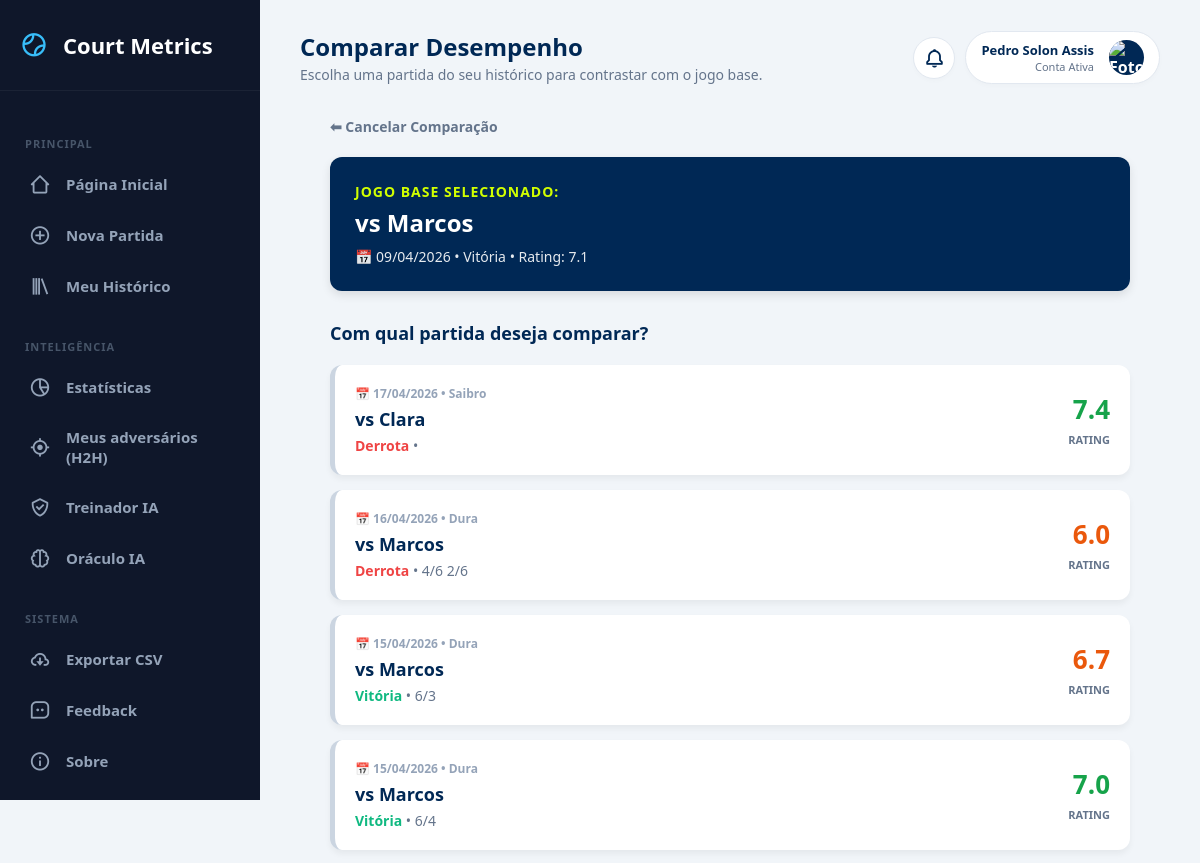
Page /select_compare/1 (signed in, upper part) on the earlier database version.
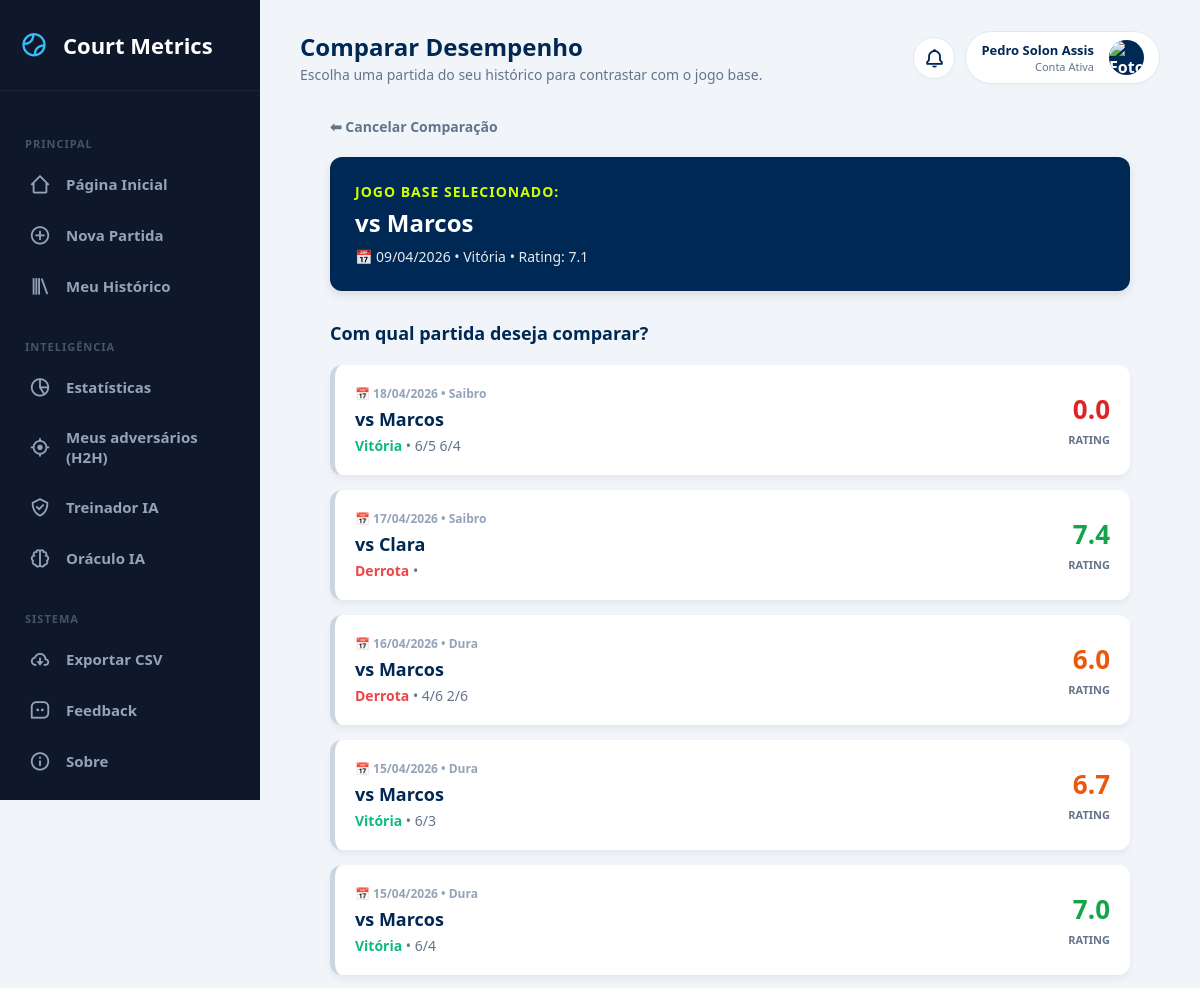
Same page on the later database version.
### tables this page shows
CREATE TABLE matches (
        id INTEGER PRIMARY KEY AUTOINCREMENT,
        opponent TEXT,
        categoria TEXT,
        match_type TEXT, 
        surface TEXT,
        result TEXT,
        score TEXT,
        match_format TEXT,
        partner TEXT,
        opp_partner TEXT,
        forehand INTEGER,
        backhand INTEGER,
        serve INTEGER,
        first_serve INTEGER,
        second_serve INTEGER,
        double_faults INTEGER,
        return_serve INTEGER,
        slice INTEGER,
        volley INTEGER,
        smash INTEGER,
        dropshot INTEGER,
        footwork INTEGER,
        strategy INTEGER,
        winners INTEGER,
        unforced_errors INTEGER,
        performance_rating REAL,
        notes TEXT,
        match_date TEXT /* NOVA COLUNA: ÍNDICE 27 */
    , game_format TEXT DEFAULT 'Padrão', user_id INTEGER, mental_focus INTEGER DEFAULT 0, mental_resilience INTEGER DEFAULT 0, mental_confidence INTEGER DEFAULT 0, mental_pressure INTEGER DEFAULT 0, clutch_bp_saved INTEGER DEFAULT 0, clutch_bp_won INTEGER DEFAULT 0, momentum_lost_streak INTEGER DEFAULT 0, mental_tags TEXT DEFAULT "");

### app.py (the view)
@app.route("/select_compare/<int:id>")
@login_required
def select_compare(id):
    conn = sqlite3.connect("database.db")
    c = conn.cursor()
    c.execute("SELECT * FROM matches WHERE id = ? AND user_id = ?", (id, session["user_id"]))
    base_match = c.fetchone()
    c.execute("SELECT * FROM matches WHERE id != ? AND user_id = ? ORDER BY match_date DESC", (id, session["user_id"]))
    other_matches = c.fetchall()
    conn.close()
    if base_match:
        return render_template("select_compare.html", base_match=base_match, matches=other_matches)
    return redirect("/")

### app.py (called while the page is built)
def login_required(f):
    @wraps(f)
    def decorated_function(*args, **kwargs):
        if "user_id" not in session:
            return redirect("/login")
        return f(*args, **kwargs)
    return decorated_function

@app.context_processor
def inject_notifications():
    if "user_id" not in session:
        return dict(notifications=[])
    conn = sqlite3.connect("database.db")
    conn.row_factory = sqlite3.Row
    c = conn.cursor()
    c.execute("SELECT * FROM notifications WHERE user_id = ? AND is_read = 0 ORDER BY created_at DESC", (session["user_id"],))
    notifs = c.fetchall()
    conn.close()
    return dict(notifications=notifs)

### templates/select_compare.html (shortened to what this page needs)
{% extends 'base.html' %}
{% block page_title %}Comparar Desempenho{% endblock %}
{% block page_subtitle %}Escolha uma partida do seu histórico para contrastar com o jogo base.{% endblock %}
{% block content %}
<div class="container" style="max-width: 800px; margin: 0 auto; padding-bottom: 50px;">
    <div style="margin-bottom: 20px;">
        <a href="/match/{{ base_match[0] }}" style="color: var(--text-slate); text-decoration: none; font-weight: bold; font-size: 14px;">⬅ Cancelar Comparação</a>
    </div>
    <div style="background: var(--atp-blue); color: white; padding: 25px; border-radius: 12px; margin-top: 10px; margin-bottom: 30px; box-shadow: 0 4px 10px rgba(0,0,0,0.1);">
        <h3 style="margin: 0 0 5px 0; color: var(--tennis-green); font-size: 14px; text-transform: uppercase; letter-spacing: 1px;">Jogo Base Selecionado:</h3>
        <div style="font-size: 24px; font-weight: bold; margin-bottom: 8px;">vs {{ base_match[1] }}</div>
        <div style="font-size: 14px; opacity: 0.9;">
            📅 {{ base_match[27][8:10] }}/{{ base_match[27][5:7] }}/{{ base_match[27][0:4] }} • {{ base_match[5] }} • Rating: {{ "%.1f"|format(base_match[25]) }}
        </div>
    </div>
    <h3 style="color: var(--atp-blue); margin-bottom: 20px; font-size: 18px;">Com qual partida deseja comparar?</h3>
    {% if matches %}
        {% for match in matches %}
            <a href="/compare/{{ base_match[0] }}/{{ match[0] }}" class="match-card">
                <div>
                    <div style="font-size: 12px; color: #94a3b8; font-weight: bold; margin-bottom: 5px;">📅 {{ match[27][8:10] }}/{{ match[27][5:7] }}/{{ match[27][0:4] }} • {{ match[4] | replace('Quadra Dura', 'Dura') }}</div>
                    <strong style="font-size: 18px; color: var(--atp-blue); display: block; margin-bottom: 5px;">vs {{ match[1] }}</strong>
                    {% set clean_score = match[6] | replace(' /', '') | replace('/ ', '') | trim %}
                    {% if clean_score.endswith('/') %}
                        {% set clean_score = clean_score[:-1] | trim %}
                    {% endif %}
                    <div style="font-size: 14px; color: var(--text-slate);">
                        <strong style="color: {% if match[5] == 'Vitória' %}#10b981{% else %}#ef4444{% endif %};">{{ match[5] }}</strong> • {{ clean_score }}
                    </div>
                </div>
                <div style="text-align: right;">
                    <div style="font-size: 26px; font-weight: 900; color: {% if match[25] >= 7.0 %}#16a34a{% elif match[25] >= 6.0 %}#ea580c{% else %}#dc2626{% endif %};">
                        {{ "%.1f"|format(match[25]) }}
                    </div>
                    <span style="font-size: 11px; color: var(--text-slate); font-weight: bold; text-transform: uppercase;">Rating</span>
                </div>
            </a>
        {% endfor %}
    {% else %}
        <div style="background: white; padding: 40px; text-align: center; border-radius: 15px; color: var(--text-slate); border: 1px dashed #cbd5e1;">
            <p style="font-size: 16px; margin: 0;">Você ainda não tem outras partidas registradas para realizar uma comparação.</p>
        </div>
    {% endif %}
</div>
{% endblock %}

Differences in the rows shown:
added matches: match_date "18", match_date "04", match_date "2026", surface "Saibro", opponent "Marcos", result "Vitória", score "6/5 6/4", performance_rating "0.0"
